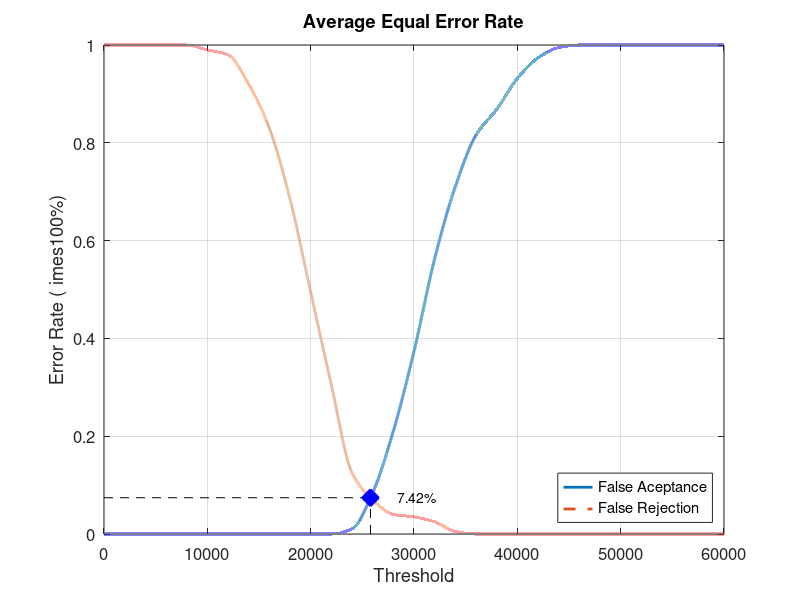
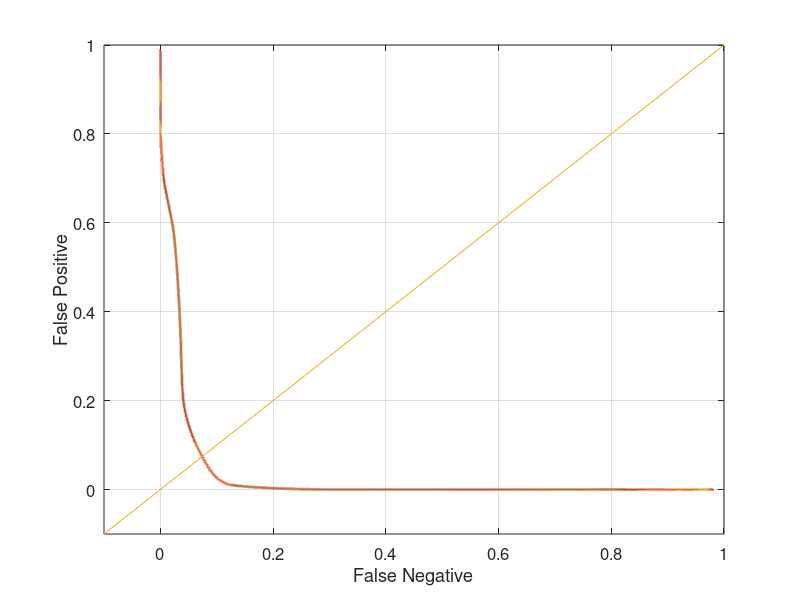

These charts were generated, in order, by the following MATLAB code:
close all;
clear;
clc;
x = 0:2000:60000;
xq = 0:0.5:60000;

y0 = [0 0 0 0 0 0 0 0 0 0 0 0 0.0105263 0.0842105 0.210526 0.373684 0.563158 0.710526 0.815789 0.868421 0.931579 0.973684 0.994737 1 1 1 1 1 1 1 1]
yy0 = interp1(x, y0, xq, 'pchip');
y1 = [1 1 1 1 1 0.99 0.98 0.92 0.83 0.685 0.495 0.305 0.125 0.07 0.04 0.035 0.025 0.005 0 0 0 0 0 0 0 0 0 0 0 0 0]
yy1 = interp1(x, y1, xq, 'pchip');

% Calculating EER: 
y2 = abs(y0 - y1);
find(y2 == min(y2))
yy2 = abs(yy0 - yy1);
xEER = find(yy2 == min(yy2));
xEERIndex = xq(xEER) % X-axis EER
yEER = yy0(xEER) % Y-axis EER

main = figure
plot(xq, yy0,'-','LineWidth', 2);	hold on
plot(xq, yy1,'--','LineWidth', 2);	hold on
plot([xEERIndex xEERIndex], [0 yEER], 'k--');	hold on
plot([0 xEERIndex], [yEER yEER], 'k--');	hold on
plot(xEERIndex, yEER, 'bx', 'LineWidth', 10);	hold on
text(xEERIndex + 10 * xEERIndex / 100, yEER, [num2str(round((10000 * yEER)) / 100) '%'])
legend('False Aceptance', 'False Rejection', 'Location', 'SouthEast')
xlabel('Threshold')
ylabel('Error Rate (	imes100%)')
title('Average Equal Error Rate')
set(gca, 'FontSize', 12)
axis([0 60000 0 1])
grid on

print(main, 'Database5_1Main', '-dpng');
FNRxFPR = figure('Color', [1 1 1]);
plot(yy1, yy0, '-', yy1, yy0, 'LineWidth', 2);
hold on
y = -0.1:0.1:1
plot(y, y); 
set(gca, 'FontSize', 12)
xlabel('False Negative')
ylabel('False Positive')
axis([-0.1 1 -0.1 1])
set(gca, 'FontSize', 12)
grid on

print(FNRxFPR, 'Database5_1FNRxFPR','-dpng');
